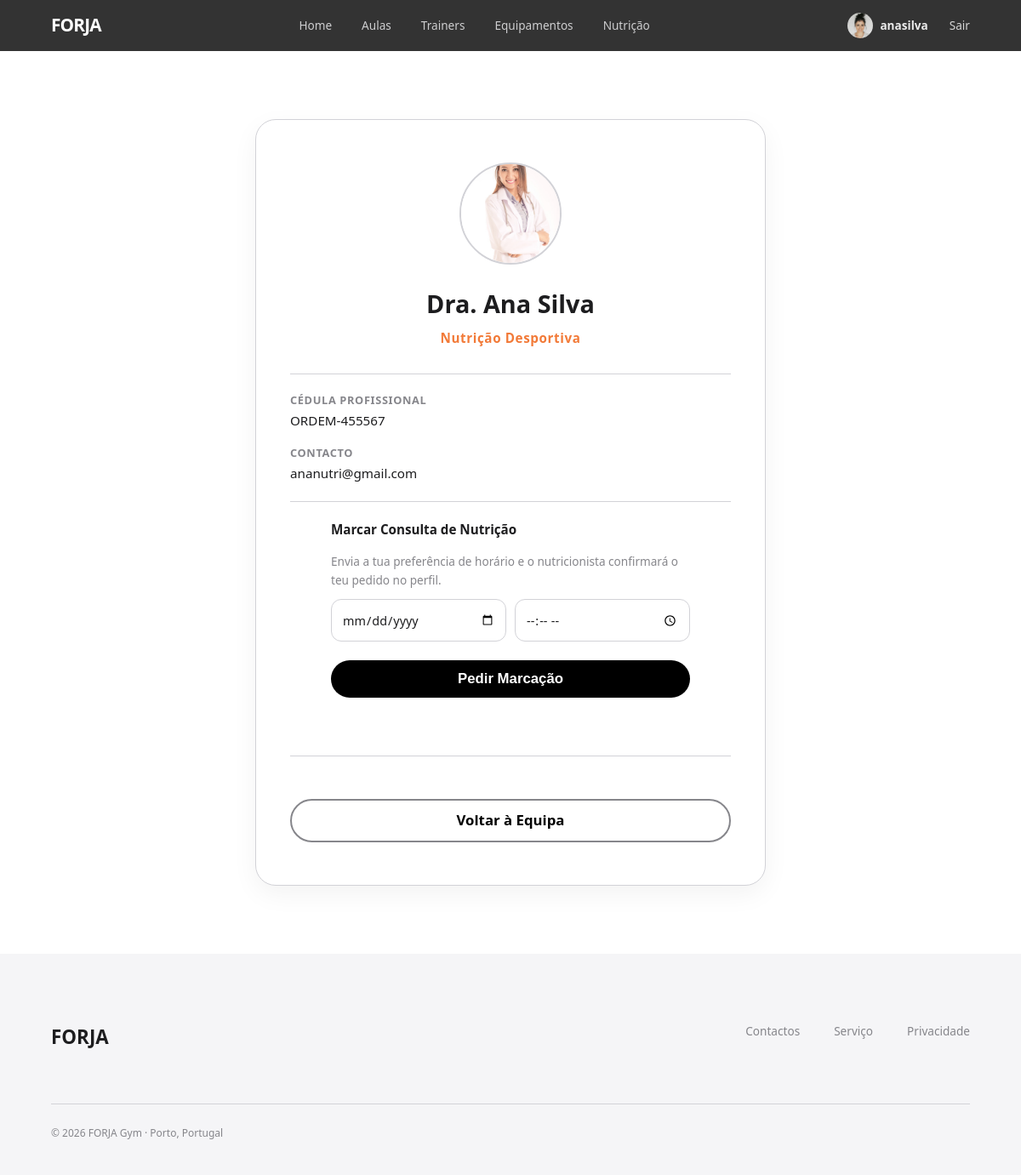
Page /pages/nutritionist_profile.php?id=7 (signed in) on the committed database.
### tables this page shows
CREATE TABLE nutritionist_profile (
    id_user        INTEGER PRIMARY KEY,
    specialization TEXT    NOT NULL,
    license_number TEXT    NOT NULL UNIQUE, 
    FOREIGN KEY (id_user) REFERENCES user(id) ON DELETE CASCADE
);

CREATE TABLE user (
    id         INTEGER  PRIMARY KEY AUTOINCREMENT,
    username   TEXT     NOT NULL UNIQUE,
    name       TEXT     NOT NULL,
    age       INTEGER  CHECK (age >= 0),
    email      TEXT     NOT NULL UNIQUE,
    password   TEXT     NOT NULL, 
    photo      TEXT,              
    role       TEXT     NOT NULL
                        CHECK (role IN ('admin', 'trainer', 'member', 'nutritionist'))
                        DEFAULT 'member',
    created_at DATETIME NOT NULL DEFAULT CURRENT_TIMESTAMP,
    membership TEXT NOT NULL DEFAULT 'basico'
);

### database/user_auth.php (called while the page is built, shortened)
<?php
class UserAuth
{
    static function currentUser(): ?array
    {
        return [
            'id'       => $_SESSION['user_id'],
            'username' => $_SESSION['user_username'],
            'name'     => $_SESSION['user_name'],
            'role'     => $_SESSION['user_role'],
            'photo'    => $_SESSION['user_photo'] ?? '',
            'membership' => $_SESSION['user_membership'] ?? 'basico',
        ];
    }
}

### pages/nutritionist_profile.php (the view, shortened to what this page needs)
<?php
require_once('../templates/common.php');
require_once('../database/user_auth.php');
$db = getDatabaseConnection();
$id = isset($_GET['id']) ? intval($_GET['id']) : 0;
$stmt = $db->prepare('
    SELECT u.name, u.photo, u.email, np.specialization, np.license_number
    FROM user u
    JOIN nutritionist_profile np ON u.id = np.id_user
    WHERE u.id = ?
');
$stmt->execute([$id]);
$nutriInfo = $stmt->fetch(PDO::FETCH_ASSOC);
$photo_src = !empty($nutriInfo['photo']) ? "../imgs/" . htmlspecialchars($nutriInfo['photo']) : "../imgs/default-avatar.png";
?>
<link rel="stylesheet" href="../css/trainer_profile.css">
<link rel="stylesheet" href="../css/nutrition.css">
<main class="profile-page-wrapper">
    <article class="profile-login-card" style="max-width: 600px;">
        <img src="<?= $photo_src ?>" alt="<?= htmlspecialchars($nutriInfo['name']) ?>" class="profile-big-photo" onerror="this.onerror=null; this.src='../imgs/default-avatar.png';">
        <h1 class="profile-name"><?= htmlspecialchars($nutriInfo['name']) ?></h1>
        <p class="profile-specialty"><?= str_replace(',', ' &bull; ', htmlspecialchars($nutriInfo['specialization'])) ?></p>
        <div class="profile-details-list" style="margin-bottom: 20px;">
            <div class="profile-detail-item">
                <strong>Cédula Profissional</strong>
                <span><?= htmlspecialchars($nutriInfo['license_number']) ?></span>
            </div>
            <div class="profile-detail-item">
                <strong>Contacto</strong>
                <span><?= htmlspecialchars($nutriInfo['email']) ?></span>
            </div>
        </div>
        <section class="booking-section">
            <h4 class="review-box-title" style="margin-bottom: 15px;">Marcar Consulta de Nutrição</h4>
            <p style="font-size: 0.85rem; color: var(--text-muted); margin-bottom: 12px;">Envia a tua preferência de horário e o nutricionista confirmará o teu pedido no perfil.</p>
            <form class="booking-form" method="post" action="nutritionist_profile.php?id=<?= $id ?>" style="margin-bottom: 20px;">
                <div class="booking-row">
                    <input type="date" name="booking_date" class="booking-input" required min="<?= date('Y-m-d', strtotime('+1 day')) ?>">
                    <input type="time" name="booking_time" class="booking-input" required>
                </div>
                <button type="submit" class="btn-review-submit">Pedir Marcação</button>
            </form>
        </section>
        <a href="nutrition.php" class="btn-text btn-back-team">Voltar à Equipa</a>
    </article>
</main>

### css/style.css (style rules this page uses)
:root { --orange: #f27a38; --orange-hover: #f5955d; --black: #000000; --white: #ffffff; --gray-bg: #f5f5f7; --gray-border: #d2d2d7; --text-main: #1d1d1f; --text-muted: #86868b; --radius-lg: 24px; --radius-sm: 12px; --transition: all 0.4s cubic-bezier(0.4, 0, 0.2, 1); }
* { margin: 0; padding: 0; box-sizing: border-box; }
body { font-family: "Segoe UI", Tahoma, Geneva, Verdana, sans-serif; line-height: 1.6; color: var(--text-main); }
a { text-decoration: none; color: inherit; }
.btn-text { margin-top: 20px; background-color: transparent; color: var(--black); padding: 10px 18px; border-radius: 30px; font-size: 1.05rem; font-weight: 600; border: 2px solid var(--text-muted); }

### css/forms.css (style rules this page uses)
form input { border: solid 1.5px var(--gray-border); font-size: 1em; padding: 0 10px; display: block; width: 100%; min-height: 50px; border-radius: 12px; }
form { text-align: left; color: rgb(97, 95, 95); font-weight: 500; }

### css/nutrition.css (style rules this page uses)
.booking-section { padding: 0 48px 48px 48px; width: 100%; box-sizing: border-box; display: block; }

### css/trainer_profile.css (style rules this page uses)
.profile-page-wrapper { display: flex; justify-content: center; align-items: center; padding: 80px 5%; background-color: var(--white); min-height: 80vh; }
.profile-login-card { background-color: var(--white); border: 1px solid var(--gray-border); border-radius: var(--radius-lg); padding: 50px 40px; max-width: 500px; width: 100%; text-align: center; box-shadow: 0 10px 30px rgba(0,0,0,0.05); position: relative; }
.profile-big-photo { width: 120px; height: 120px; border-radius: 50%; object-fit: cover; border: 2px solid var(--gray-border); margin-bottom: 15px; }
.profile-name { font-size: 1.8rem; font-weight: 800; margin-bottom: 5px; color: var(--text-main); }
.profile-specialty { color: var(--orange); font-weight: 600; font-size: 0.95rem; margin-bottom: 10px; letter-spacing: 0.04em; }
.profile-details-list { text-align: left; margin: 30px 0; border-top: 1px solid var(--gray-border); border-bottom: 1px solid var(--gray-border); padding: 20px 0; display: flex; flex-direction: column; gap: 15px; }
.profile-detail-item { display: flex; flex-direction: column; }
.profile-detail-item strong { font-size: 0.8rem; text-transform: uppercase; color: var(--text-muted); letter-spacing: 0.05em; margin-bottom: 2px; }
.profile-detail-item span { font-size: 0.95rem; color: var(--text-main); }
.review-box-title { font-size: 0.95rem; margin-bottom: 15px; font-weight: 700; color: var(--text-main); }
.btn-review-submit { margin-top: 10px; background-color: var(--black); color: var(--white); border: none; padding: 12px 18px; border-radius: 30px; font-size: 1.05rem; font-weight: 600; cursor: pointer; transition: var(--transition); width: 100%; text-align: center; }
.btn-back-team { display: inline-block; margin-top: 20px; width: 100%; text-align: center; }
.booking-section { text-align: left; margin-bottom: 30px; padding-bottom: 30px; border-bottom: 1px solid var(--gray-border); }
.booking-form { display: flex; flex-direction: column; gap: 12px; }
.booking-row { display: flex; gap: 10px; }
.booking-input { flex: 1; padding: 12px; border: 1px solid var(--gray-border); border-radius: var(--radius-sm); font-family: inherit; color: var(--text-main); font-size: 0.9rem; transition: var(--transition); }

### rows in the picture
nutritionist_profile: id_user.name "Dra. Ana Silva", specialization "Nutrição Desportiva", license_number "ORDEM-455567", id_user.email "ananutri@gmail.com"

### other values in the picture
$user['username'] "anasilva"
